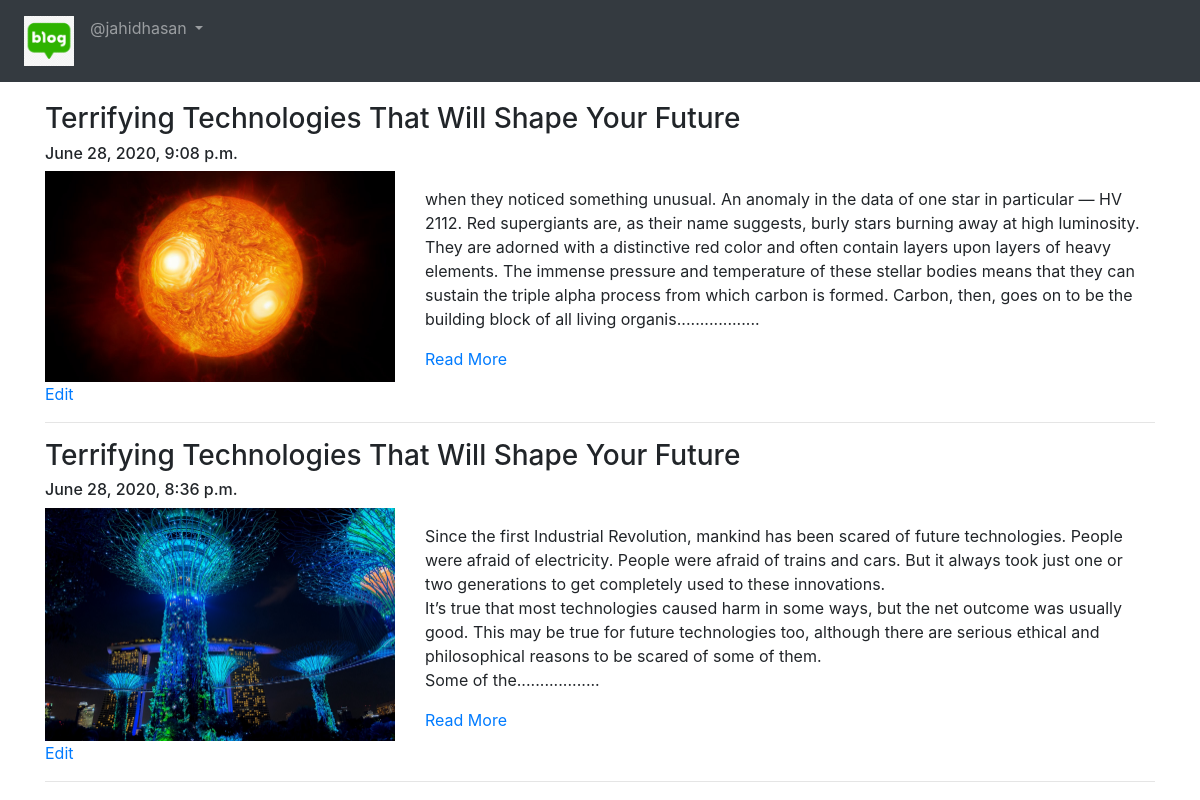
The page /blog/my-blogs/ (signed in) on the database its author committed.
### App_Blog/models.py (models this page shows, shortened)
class Blog(models.Model):
    author = models.ForeignKey(User, on_delete=models.CASCADE, related_name='post_author')
    blog_title = models.CharField(max_length=264, verbose_name="Put a Title")
    slug = models.SlugField(max_length=264, unique=True)
    blog_content = models.TextField(verbose_name="What is on your mind?")
    blog_image = models.ImageField(upload_to='blog_images', verbose_name="Image")
    publish_date = models.DateTimeField(auto_now_add=True)
    update_date = models.DateTimeField(auto_now=True)
    class Meta:
        ordering = ['-publish_date',]

### App_Blog/views.py (the view)
# urls.py: path('my-blogs/', views.MyBlogs.as_view(), name='my_blogs'),
class MyBlogs(LoginRequiredMixin, TemplateView):
    template_name = 'App_Blog/my_blogs.html'

### App_Blog/templatetags/custom_filters.py (called while the page is built)
def range_filter(value):
    return value[0:500] + ".................."

### templates/App_Blog/my_blogs.html (shortened to what this page needs)
{% extends 'index.html' %}
{% load custom_filters %}
{% block body_block %}
{% for blog in user.post_author.all %}
<h3>{{blog.blog_title}}</h3>
<h6>{{blog.publish_date}}</h6>
<div class="row">
  <div class="col-sm-4">
    <img src="/media/{{blog.blog_image}}" width="100%">
  </div>
  <div class="col-sm-8">
    <p>{{blog.blog_content|range_filter|linebreaks}}</p>
    <a href="{% url 'App_Blog:blog_details' slug=blog.slug %}">Read More</a>
  </div>
</div>
<a href="{% url 'App_Blog:edit_blog' pk=blog.pk %}">Edit</a>
<hr>
{% endfor %}
{% endblock %}

### templates/index.html (shortened to what this page needs)
<!DOCTYPE html>
{% load static %}
<html lang="en" dir="ltr">
<head>
  <link rel="stylesheet" href="https://maxcdn.bootstrapcdn.com/bootstrap/4.4.1/css/bootstrap.min.css">
  <link href="https://maxcdn.bootstrapcdn.com/font-awesome/4.7.0/css/font-awesome.min.css" rel="stylesheet">
</head>
<body>
  <nav class="navbar navbar-expand-sm bg-dark navbar-dark">
    <ul class="navbar-nav">
      <li class="nav-item active">
        <a class="nav-link" href="{% url 'index' %}"><img src="/media/logo.png" width="50px"></a>
      </li>
      {% if user.is_authenticated %}
      <div class="nav-item dropdown">
        <a class="nav-link dropdown-toggle" href="#" id="navbardrop" data-toggle="dropdown">
          @{{user.username}}
        </a>
      </div>
      {% endif %}
    </ul>
  </nav>
  <div class="container" style="padding-top:20px">
    {% block body_block %}
    {% endblock %}
  </div>
</body>
</html>

### rows shown on the page
Blog: blog_title "Terrifying Technologies That Will Shape Your Future", publish_date "June 28, 2020, 9:08 p.m.", blog_image (picture), blog_content|range_filter "when they noticed something unusual. An anomaly in the data of one star in particular — HV 2112. Red supergiants are, as their name suggests, burly stars burning away at high luminosity. They are adorned with a distinctive red color and often contain layers upon layers of heavy elements. The immense pressure and temperature of these stellar bodies means that they can sustain the triple alpha process from which carbon is formed. Carbon, then, goes on to be the building block of all living organis.................."
Blog: blog_title "Terrifying Technologies That Will Shape Your Future", publish_date "June 28, 2020, 8:36 p.m.", blog_image (picture), blog_content|range_filter "Since the first Industrial Revolution, mankind has been scared of future technologies. People were afraid of electricity. People were afraid of trains and cars. But it always took just one or two generations to get completely used to these innovations. It’s true that most technologies caused harm in some ways, but the net outcome was usually good. This may be true for future technologies too, although there are serious ethical and philosophical reasons to be scared of some of them. Some of the.................."

### other values the page prints
{{ user.username }} "jahidhasan"
